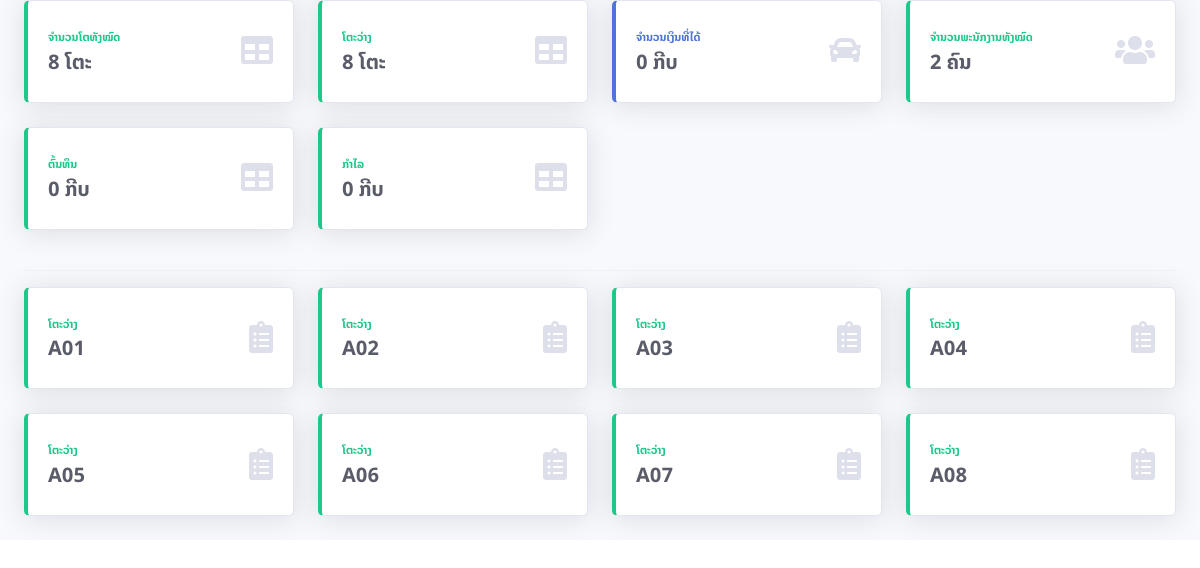
The page /charts.php (signed in) on the database its author committed.
### tables this page shows
CREATE TABLE `table` (
  `ta_id` int(100) NOT NULL,
  `ta_name` varchar(255) NOT NULL,
  `ta_status` varchar(100) NOT NULL,
  `ta_remak` varchar(255) NOT NULL
);

### charts.php (the view, shortened to what this page needs)
<?php
require "db/connect.php";
$query = mysqli_query($conn, "SELECT * FROM `table`");
$query_1 = mysqli_query($conn, "SELECT * FROM `table` WHERE ta_status ='Loose'");
$tal_d = mysqli_num_rows($query);
$tal_l = mysqli_num_rows($query_1);
$query_2 = mysqli_query($conn, "SELECT SUM(mony_name) as monye FROM `mony`");
$tal_2 = mysqli_fetch_assoc($query_2);
$query_3 = mysqli_query($conn, "SELECT SUM(im_sprice*im_qty) AS result FROM imported");
$tal_3 = mysqli_fetch_assoc($query_3);
$query_4 = mysqli_query($conn, "SELECT * FROM `user`");
$tal_4 = mysqli_num_rows($query_4);
$query_5 = mysqli_query($conn, "SELECT SUM((p2.prod_price-p2.prod_sprice)*p1.or_qty) AS result FROM orders as p1 INNER JOIN product as p2 ON p1.prod_id = p2.prod_id;");
$tal_5 = mysqli_fetch_assoc($query_5);
?>
<!DOCTYPE html>
<html lang="en">
<head>
    <link href="vendor/fontawesome-free/css/all.min.css" rel="stylesheet" type="text/css">
    <link rel="stylesheet" href="vendor/bootstrap/css/bootstrap.min.css">
    <link href="css/sb-admin-2.min.css" rel="stylesheet">
</head>
<body id="page-top">
    <div id="wrapper">
        <div id="content-wrapper" class="d-flex flex-column">
            <div id="content">
                <div class="container-fluid">
                    <div class="row">
                        <div class="col-xl-3 col-md-3 mb-4">
                            <div class="card border-left-success shadow h-100 py-2">
                                <div class="card-body">
                                    <div class="row no-gutters align-items-center">
                                        <div class="col mr-2">
                                            <div class="text-xs font-weight-bold text-success text-uppercase mb-1">
                                                ຈຳນວນໂຕທັງໝົດ</div>
                                            <div class="h5 mb-0 font-weight-bold text-gray-800">
                                                <?php echo $tal_d ?>
                                                ໂຕະ
                                            </div>
                                        </div>
                                        <div class="col-auto">
                                            <i class="fas fa-table fa-2x text-gray-300"></i>
                                        </div>
                                    </div>
                                </div>
                            </div>
                        </div>
                        <div class="col-xl-3 col-md-3 mb-4">
                            <div class="card border-left-success shadow h-100 py-2">
                                <div class="card-body">
                                    <div class="row no-gutters align-items-center">
                                        <div class="col mr-2">
                                            <div class="text-xs font-weight-bold text-success text-uppercase mb-1">
                                                ໂຕະວ່າງ</div>
                                            <div class="h5 mb-0 font-weight-bold text-gray-800">
                                                <?php echo $tal_l ?>
                                                ໂຕະ
                                            </div>
                                        </div>
                                        <div class="col-auto">
                                            <i class="fas fa-table fa-2x text-gray-300"></i>
                                        </div>
                                    </div>
                                </div>
                            </div>
                        </div>
                        <div class="col-xl-3 col-md-3 mb-4">
                            <div class="card border-left-primary shadow h-100 py-2">
                                <div class="card-body">
                                    <div class="row no-gutters align-items-center">
                                        <div class="col mr-2">
                                            <div class="text-xs font-weight-bold text-primary text-uppercase mb-1">
                                                ຈຳນວນເງິນທີ່ໄດ້</div>
                                            <div class="h5 mb-0 font-weight-bold text-gray-800">
                                                <?php echo number_format($tal_2['monye']) ?>
                                                ກີບ
                                            </div>
                                        </div>
                                        <div class="col-auto">
                                            <i class="fas fa-car fa-2x text-gray-300"></i>
                                        </div>
                                    </div>
                                </div>
                            </div>
                        </div>
                        <div class="col-xl-3 col-md-3 mb-4">
                            <div class="card border-left-success shadow h-100 py-2">
                                <div class="card-body">
                                    <div class="row no-gutters align-items-center">
                                        <div class="col mr-2">
                                            <div class="text-xs font-weight-bold text-success text-uppercase mb-1">
                                                ຈຳນວນພະນັກງານທັງໝົດ</div>
                                            <div class="h5 mb-0 font-weight-bold text-gray-800">
                                                <?php echo $tal_4 ?>
                                                ຄົນ
                                            </div>
                                        </div>
                                        <div class="col-auto">
                                            <i class="fas fa-users fa-2x text-gray-300"></i>
                                        </div>
                                    </div>
                                </div>
                            </div>
                        </div>
                        <div class="col-xl-3 col-md-3 mb-4">
                            <div class="card border-left-success shadow h-100 py-2">
                                <div class="card-body">
                                    <div class="row no-gutters align-items-center">
                                        <div class="col mr-2">
                                            <div class="text-xs font-weight-bold text-success text-uppercase mb-1">
                                                ຕົ້ນທຶນ</div>
                                            <div class="h5 mb-0 font-weight-bold text-gray-800">
                                                <?php echo number_format($tal_3['result']) ?>
                                                ກີບ
                                            </div>
                                        </div>
                                        <div class="col-auto">
                                            <i class="fas fa-table fa-2x text-gray-300"></i>
                                        </div>
                                    </div>
                                </div>
                            </div>
                        </div>
                        <div class="col-xl-3 col-md-3 mb-4">
                            <div class="card border-left-success shadow h-100 py-2">
                                <div class="card-body">
                                    <div class="row no-gutters align-items-center">
                                        <div class="col mr-2">
                                            <div class="text-xs font-weight-bold text-success text-uppercase mb-1">
                                                ກຳໄລ
                                            </div>
                                            <div class="h5 mb-0 font-weight-bold text-gray-800">
                                                <?php echo number_format($tal_5['result']) ?>
                                                ກີບ
                                            </div>
                                        </div>
                                        <div class="col-auto">
                                            <i class="fas fa-table fa-2x text-gray-300"></i>
                                        </div>
                                    </div>
                                </div>
                            </div>
                        </div>
                    </div>
                    <hr>
                    <div class="row">
                        <?php while ($row = mysqli_fetch_assoc($query)) { ?>
                            <div class="col-xl-3 col-md-2 mb-4">
                                <a href="page/orders/select_orders.php?select_id=<?php echo $row['ta_id'] ?>"
                                    class=" text-decoration-none">
                                    <div
                                        class="card <?php if ($row['ta_status'] == "Full") { ?>  border-left-danger <?php } else { ?> border-left-success <?php } ?> shadow h-100 py-2">
                                        <div class="card-body">
                                            <div class="row no-gutters align-items-center">
                                                <div class="col mr-2">
                                                    <div class="text-xs font-weight-bold  <?php if ($row['ta_status'] == "Full") { ?> text-danger <?php } else { ?>
                                              text-success <?php } ?> text-uppercase mb-1">
                                                        <?php if ($row['ta_status'] == "Full") { ?> ໂຕະເຕັມ
                                                        <?php } else { ?>
                                                            ໂຕະວ່າງ
                                                        <?php } ?>
                                                    </div>
                                                    <div class="row no-gutters align-items-center">
                                                        <div class="col-auto">
                                                            <div class="h5 mb-0 mr-3 font-weight-bold text-gray-800">
                                                                <?php echo $row['ta_name'] ?>
                                                            </div>
                                                        </div>
                                                    </div>
                                                </div>
                                                <div class="col-auto">
                                                    <i class="fas fa-clipboard-list fa-2x text-gray-300"></i>
                                                </div>
                                            </div>
                                        </div>
                                    </div>
                                </a>
                            </div>
                        <?php } ?>
                    </div>
                </div>
            </div>
        </div>
</body>
</html>

### charts.php (style rules this page uses)
* { font-family: "NotoSansLao", sans-serif; }

### rows shown on the page
table: ta_status "ໂຕະວ່າງ", ta_name "A01"
table: ta_status "ໂຕະວ່າງ", ta_name "A02"
table: ta_status "ໂຕະວ່າງ", ta_name "A03"
table: ta_status "ໂຕະວ່າງ", ta_name "A04"
table: ta_status "ໂຕະວ່າງ", ta_name "A05"
table: ta_status "ໂຕະວ່າງ", ta_name "A06"
table: ta_status "ໂຕະວ່າງ", ta_name "A07"
table: ta_status "ໂຕະວ່າງ", ta_name "A08"

### other values the page prints
$tal_d "8"
$tal_l "8"
$tal_2['monye'] "0"
$tal_4 "2"
$tal_3['result'] "0"
$tal_5['result'] "0"
